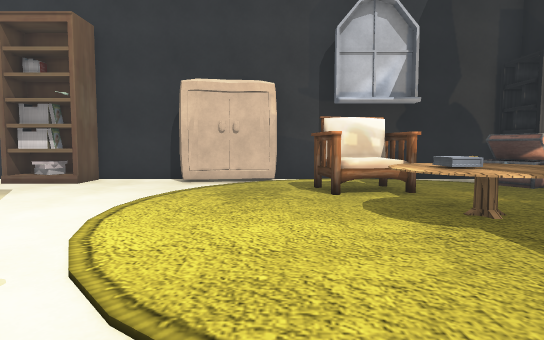
view 1 (above)

24 first-person views from a walk through a 3-D level made in the Unity game engine. The camera is 1.2 m above the floor, tilts 4° down and sees 75° across. The floor is counted in squares, 1 m on a side. Each view is taken from the middle of a square. On the plan, view 1 faces up. The plan holds only what a view shows up to about 14 squares ahead; the rest is blank. The place goes on beyond the plan. The player is left out. Some surface patterns are stand-ins.

view 2
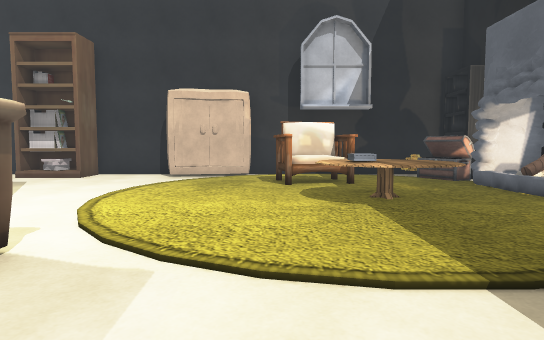

view 3
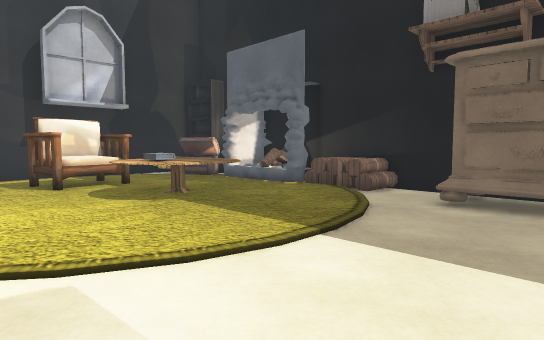

view 4
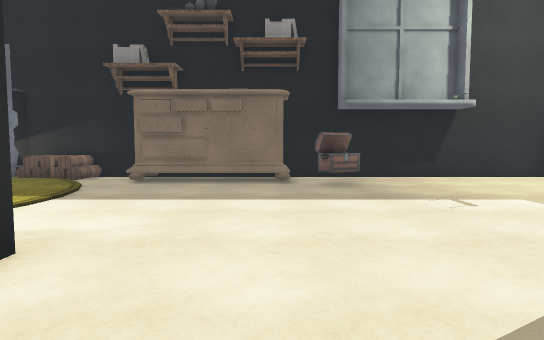

view 5
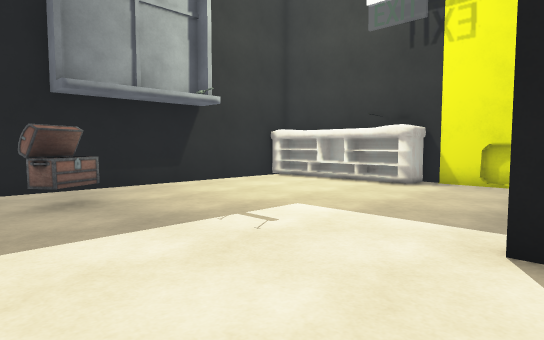

view 6
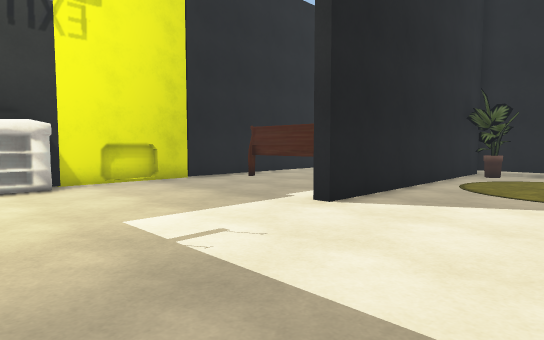

view 7
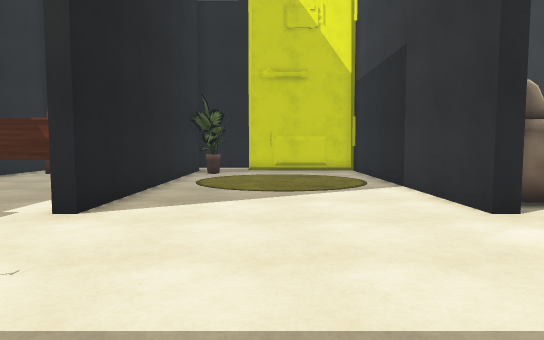

view 8
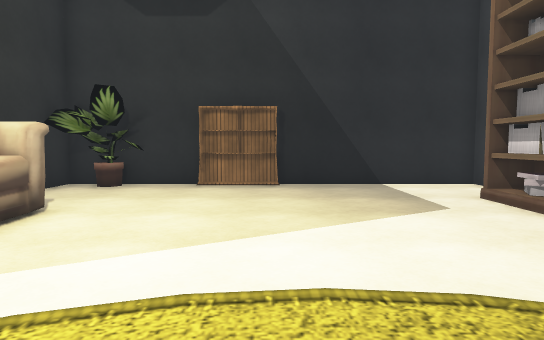

view 9
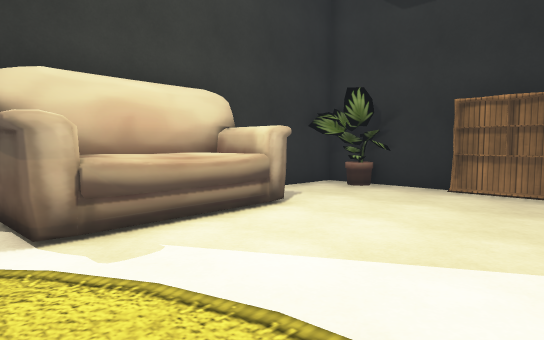

view 10
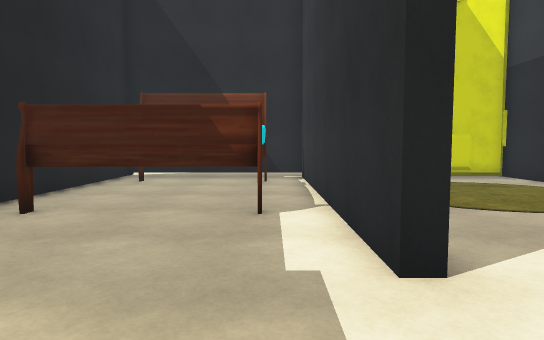

view 11
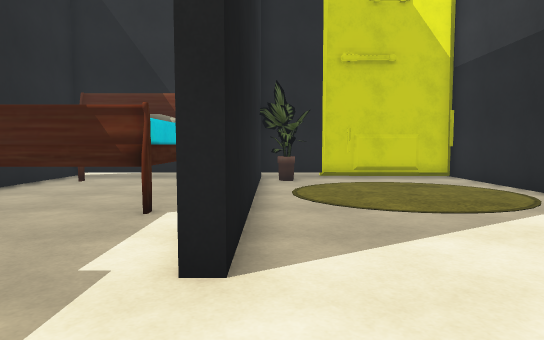

view 12
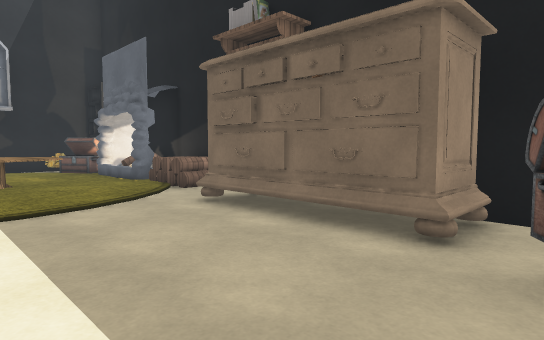

view 13
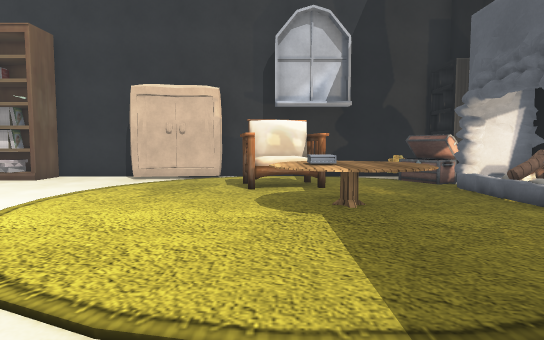

view 14
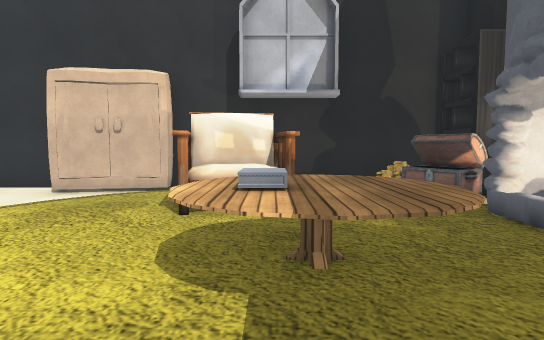

view 15
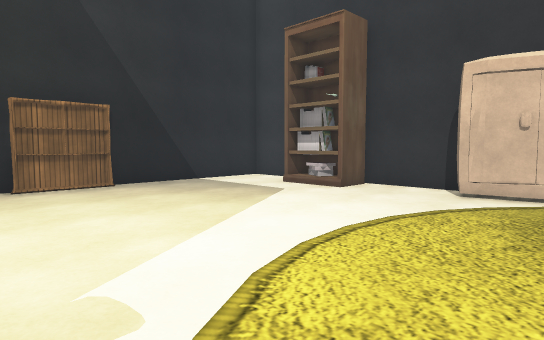

view 16
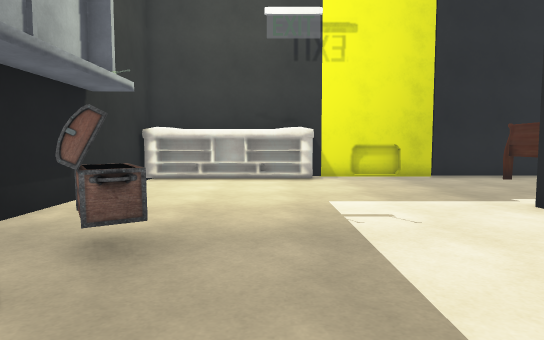

view 17
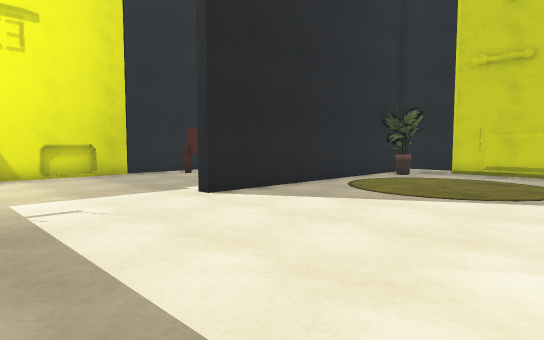

view 18
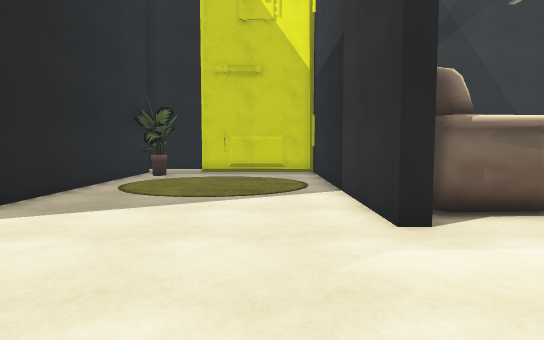

view 19
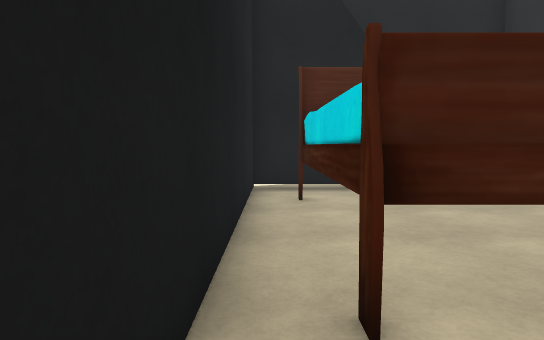

view 20
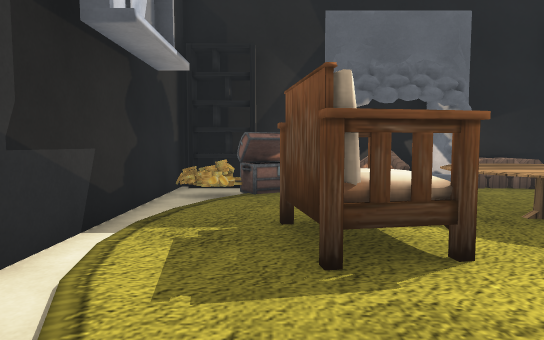

view 21
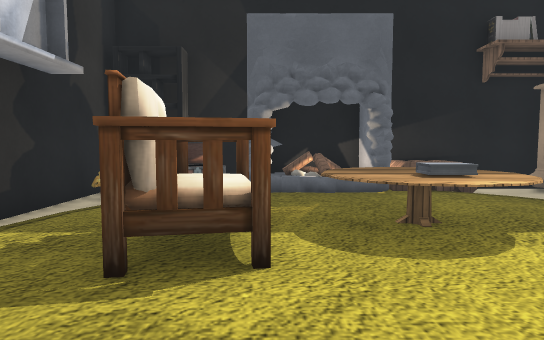

view 22
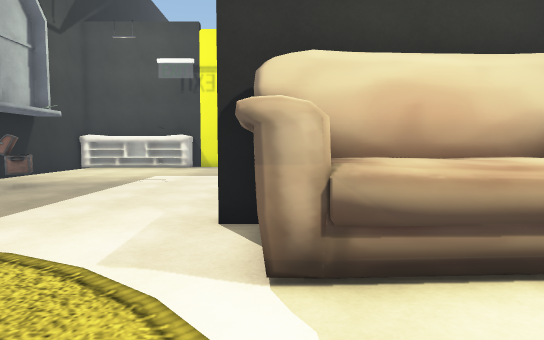

view 23
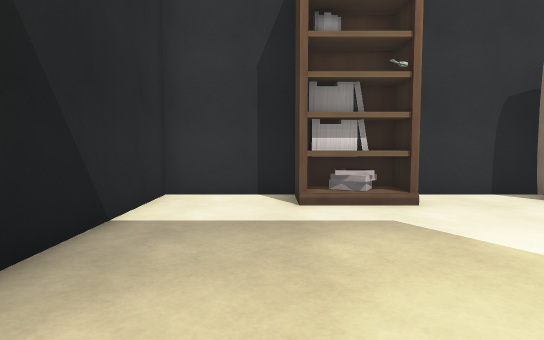

view 24
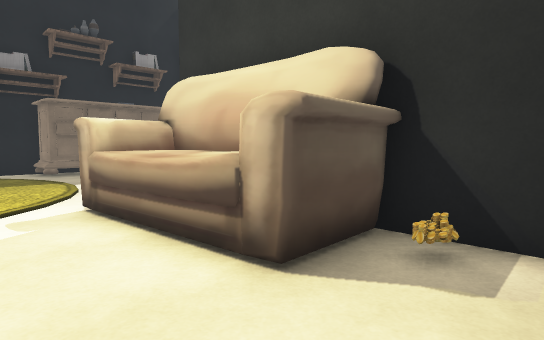

### Floor plan
Key: @ floor where view 1 was taken; # wall or solid block; . floor; / step, stairs or slope; B books; K bookshelf; C chest; H chair; T table; F fireplace; A carpet; O other object.
Columns run from 13 left of view 1 to 9 right of it. Each row starts with its distance up from view 1.
 13  ######################
 12  #...BK#..OOOO.......K#
 11  #...KB#..O.........CK#
 10  #.............HH..CCK#
  9  #............HHH...C.#
  8  #............HHH...FF#
  7  #..............TT../F#
  6  #O............TTTT./ #
  5  #O............TTTT.FF#
  4  #O.............TT... #
  3  #...................O#
  2  #O...OOOOOO..........#
  1  #O...OOOOOO..........#
  0  #OO..OOOOOO.@.....OOO#
 -1  ###########.......OO
 -2  #..................O
 -3  ##..   ............O
 -4  ##.    ............OO#
 -5  #..     ..........C..#
 -6  #...   ..........CC..#
 -7  #.OA. ............C..#
 -8  #OO..................#
 -9  ###########..........#
-10  #.OOOOOOO............#
-11  #.OOO   O............#
-12  #.O     O............#
-13 .#.O     O............#
-14 .#.OOOOOOO............#
-15 .#..............OOOOOO#
-16  ###############O

Positions as (right, up) in squares from view 1, and headings:
1: (0, 0), facing up
2: (1, -2), facing up
3: (-1, -2), facing up-right
4: (-5, -4), facing right
5: (-2, -4), facing down-right
6: (5, -4), facing down-left
7: (5, -5), facing left
8: (0, 6), facing left
9: (-1, 7), facing down-left
10: (2, -10), facing left
11: (2, -8), facing left
12: (2, -6), facing up-right
13: (2, -1), facing up
14: (3, 2), facing up
15: (0, 2), facing up-left
16: (4, -2), facing down
17: (4, -1), facing down-left
18: (4, -3), facing left
19: (-2, -15), facing left
20: (-2, 10), facing right
21: (-2, 8), facing right
22: (-2, 5), facing down
23: (-9, 4), facing up
24: (-9, 4), facing down-right
